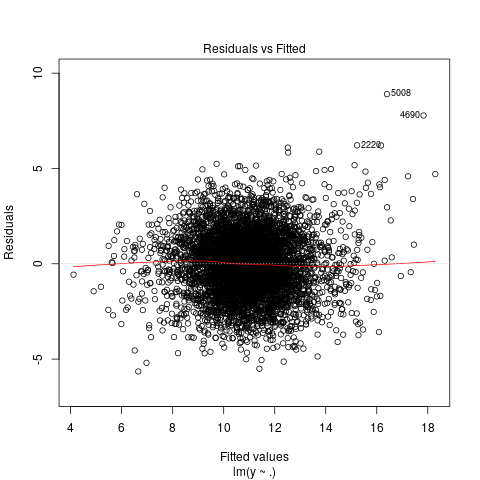
#> input picture regplot/data/png/none_0000001.png, 480 x 480 px, found by its file name
$ jupyter execute --allow-errors create_training_set.ipynb
#> lines starting #> are read from the running program, lines starting #| are printed output that depends on the picture
# Machine Learning On a 'Real' Problem

In programming, we come across problems that are often referred to as "embarrassingly parallel"--meaning a large number of independent operations are run sequentiually, utilizing only one of a modern machine's many processors. And every once in a while we come across problems that are also embarrassing, but more so in the light of "a computer should be doing this".

I was pulled into a research organization a while ago that had a process where they would runupwards of 1500 models, spit out a handful of statistics and plots, and have volunteers comb through PDF reports showing figure after figure, looking for telltale signs of non-normallly distributed error in the model, outliers, and ceiling effects. If the volunteers saw anyhting, they'd notate which plot showed the issue and what the issue was, so that a research could review that model later. This struck me as a task that could be turned into a model and accomplished in minues, not days.

Since this process had been happening for years, they had tens of thousands of plots and data on which ones should be flagged. The hard work on clasifying the training data had already been done, the easy part is the automation. I never had the chance to build that model--I was contracted for other work, but I always wondered how that classifier would fair. And I've decided to simulate some data to find out.

In this post I'll just go through the process to turing a bunch of .png files into a training set and training a simple neural network. Future posts will dive into improving the model, using more advanced neural networks (convolutional NN vs. the multi-layer perceptron used here).

## Processing Data

I stuck with models that are fairly similar to what that organization produced and will only be looking at one type of plot residuals vs. fitted values, since all three of the issues will be visible in that type of plot. Below are example plots for no issues, non-normal residuals, outliers, and ceiling effect. Notice that this particular "no issues" plot has some points that could possibly be considered outliers, so it will be interesting to see if the model can learn to discriminate.

<div class="row">
  <div class="column">
    <img width="240" height="200" alt="No issues"
         src="../data/png/none_0000001.png"
         title="Normal Data">
    <img width="240" height="200" alt="Outliers"
         src="../data/png/outlier_0000001.png"
         title="Outliers">
  </div>
  <div class="column">
    <img width="240" height="200" alt="Non-normal"
         src="../data/png/biased_0000001.png"
         title="Non-normal Error">
    <img width="240" height="200" alt="Ceiling"
         src="../data/png/ceiling_0000001.png"
         title="Ceiling Effect">
    </div>
</div>

### Downsampling Images

You'll notice our images have a single red line in them. Color pictures are larger, and thus add to processing time, but  we don't lose information by making that line gray, so we'll want to convert all our images to grayscale. All these plots are also 480x400 pixels. We can likely make these smaller without losing the data we need to correctly clasify them. We'll do this with the `scikit-image` python package.

We'll also rescale our image, making it physically smaller.

[cell 1]
import warnings
warnings.filterwarnings('ignore')

import functools

import matplotlib.pyplot as plt

import pandas as pd
import numpy as np

import os

from skimage.io import imread, imshow, imsave
from skimage import color
from skimage.transform import rescale
from skimage.measure import block_reduce

[cell 2]
img = imread("data/png/none_0000001.png")
#> img is the input picture: shape (480, 480, 3); mean R, G, B 229.2, 228.9, 228.9

img_gray = color.rgb2gray(img)
img_scale = rescale(img_gray, .35, anti_aliasing=True)
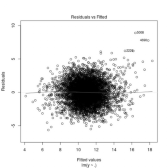
#> img_scale: shape (168, 168) float64; min 0, max 1, mean 0.898

#### Original Image:

[cell 3]
imshow(img);

#### Grayscale Image:

[cell 4]
imshow(img_gray);

#### Rescaled Image:

[cell 5]
imshow(img_scale);

You can see our image has lost a fair amount of quality, but still contains all the same important information as the original and has been reduced in size by over 95%. This will be important, sd we have 40k images to train this model on.

[cell 6]
print("Original has {n} voxels {d}".format(n=functools.reduce(lambda a,b : a*b, img.shape), d=repr(img.shape)))
#| Original has 691200 voxels (480, 480, 3)
print("Reduced has {n} voxels {d}".format(n=functools.reduce(lambda a,b : a*b, img_scale.shape), d=repr(img_scale.shape)))
#| Reduced has 28224 voxels (168, 168)

$ run again, with regplot/data/png/biased_0000001.png copied over regplot/data/png/none_0000001.png
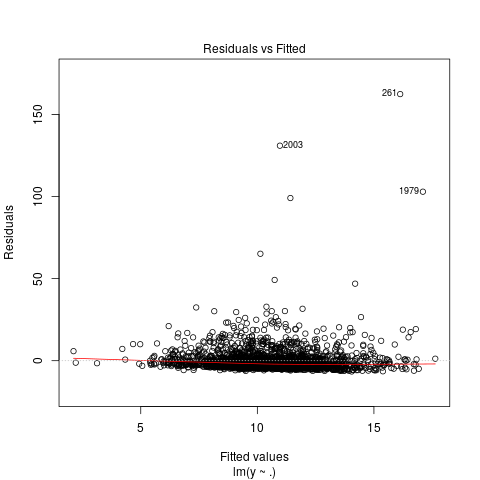
#> input picture regplot/data/png/biased_0000001.png, 480 x 480 px, found by its file name
#> img is the input picture: shape (480, 480, 3); mean R, G, B 245.1, 244.8, 244.8
#> `img_scale = rescale(img_gray, .35, anti_aliasing=True)`:
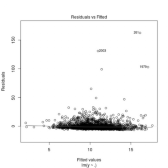
#> img_scale: shape (168, 168) float64; min 0.000129, max 1, mean 0.96
#| Original has 691200 voxels (480, 480, 3)
#| Reduced has 28224 voxels (168, 168)

$ run again, with regplot/data/png/ceiling_0000001.png copied over regplot/data/png/none_0000001.png
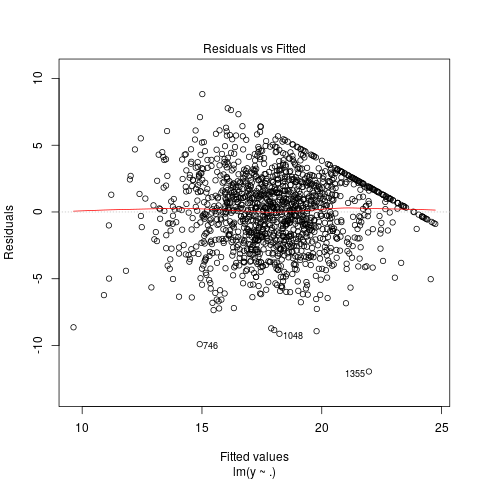
#> input picture regplot/data/png/ceiling_0000001.png, 480 x 480 px, found by its file name
#> img is the input picture: shape (480, 480, 3); mean R, G, B 238.9, 238.6, 238.6
#> `img_scale = rescale(img_gray, .35, anti_aliasing=True)`:
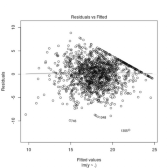
#> img_scale: shape (168, 168) float64; min 0.0362, max 1, mean 0.936
#| Original has 691200 voxels (480, 480, 3)
#| Reduced has 28224 voxels (168, 168)
